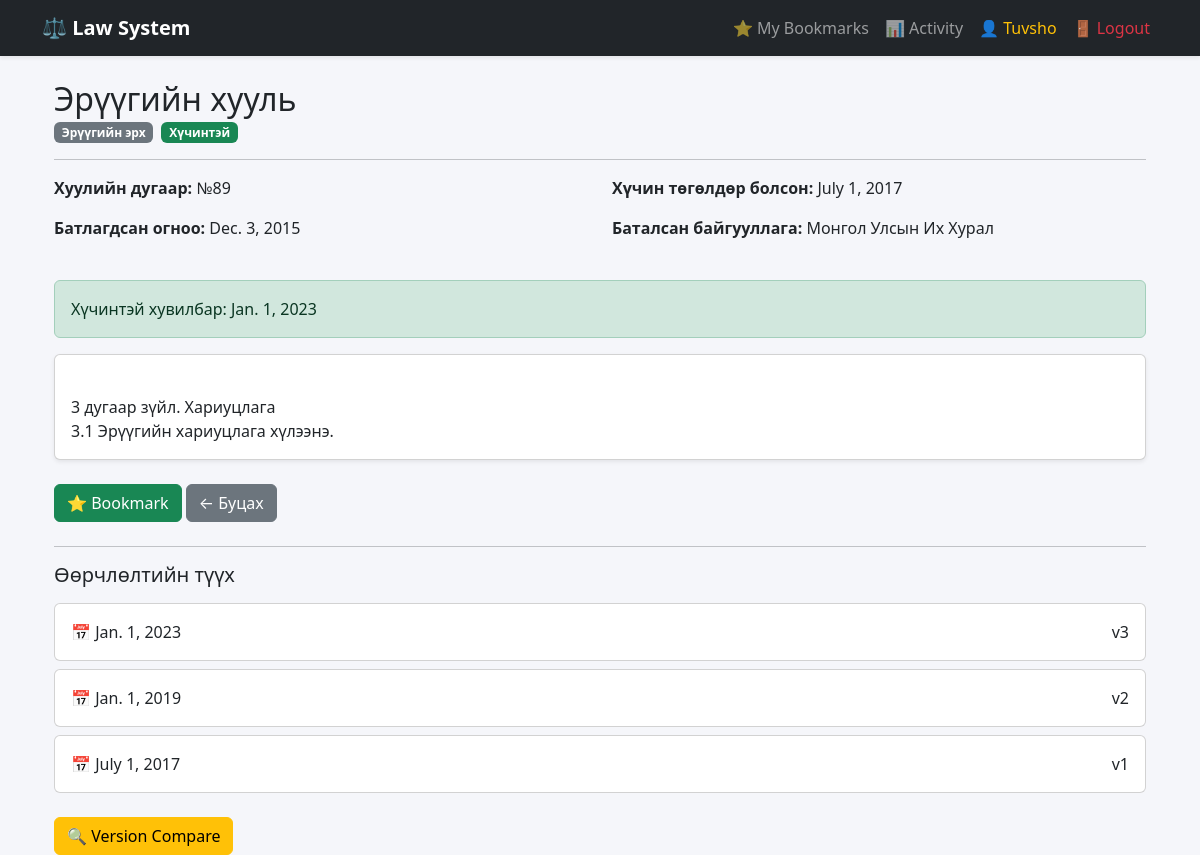
/law/18/ (signed in), run on the app's committed database.
### laws/models.py (models this page shows, shortened)
class Law(models.Model):
    STATUS_CHOICES = [
        ("active", "Хүчинтэй"),
        ("inactive", "Хүчингүй"),
        ("draft", "Төсөл"),
    ]
    title = models.CharField(max_length=300)
    category = models.CharField(max_length=200)
    law_number = models.CharField(
        max_length=50,
        blank=True,
        null=True,
        verbose_name="Хуулийн дугаар"
    )
    approved_date = models.DateField(
        blank=True,
        null=True,
        verbose_name="Батлагдсан огноо"
    )
    effective_date = models.DateField(
        blank=True,
        null=True,
        verbose_name="Хүчин төгөлдөр болсон огноо"
    )
    issued_by = models.CharField(
        max_length=200,
        blank=True,
        null=True,
        verbose_name="Баталсан байгууллага"
    )
    status = models.CharField(
        max_length=20,
        choices=STATUS_CHOICES,
        default="active"
    )
    summary = models.TextField(
        blank=True,
        null=True,
        verbose_name="Товч тайлбар"
    )
    pdf_file = models.FileField(
        upload_to="law_pdfs/",
        blank=True,
        null=True
    )
    created_at = models.DateTimeField(auto_now_add=True)

class LawVersion(models.Model):
    law = models.ForeignKey(
        Law,
        on_delete=models.CASCADE,
        related_name="versions"
    )
    version_number = models.IntegerField(default=1)
    content = models.TextField()
    effective_date = models.DateField()

### laws/views.py (the view)
# urls.py: path("law/<int:id>/", views.law_detail, name="law_detail"),
def law_detail(request, id):
    law = get_object_or_404(Law, id=id)
    current_version = law.versions.order_by("-effective_date").first()
    context = {
        "law": law,
        "current_version": current_version,
        "versions": law.versions.order_by("-effective_date"),
        "is_editor": request.user.groups.filter(name="Editor").exists()
    }
    return render(request, "laws/law_detail.html", context)

### laws/templates/laws/law_detail.html (shortened to what this page needs)
{% extends "base.html" %}
{% block content %}
<div class="container mt-4">
    <div class="mb-3">
        <h2 class="mb-1">{{ law.title }}</h2>
        <div class="d-flex gap-2 align-items-center flex-wrap">
            <span class="badge bg-secondary">
                {{ law.category }}
            </span>
            {% if law.status == "active" %}
                <span class="badge bg-success">Хүчинтэй</span>
            {% elif law.status == "inactive" %}
                <span class="badge bg-danger">Хүчингүй</span>
            {% else %}
                <span class="badge bg-warning text-dark">Төсөл</span>
            {% endif %}
        </div>
    </div>
    <hr>
    <div class="row mb-4">
        <div class="col-md-6">
            <p><strong>Хуулийн дугаар:</strong> {{ law.law_number }}</p>
            <p><strong>Батлагдсан огноо:</strong> {{ law.approved_date }}</p>
        </div>
        <div class="col-md-6">
            <p><strong>Хүчин төгөлдөр болсон:</strong> {{ law.effective_date }}</p>
            <p><strong>Баталсан байгууллага:</strong> {{ law.issued_by }}</p>
        </div>
    </div>
    {% if current_version %}
        <div class="alert alert-success">
            Хүчинтэй хувилбар: {{ current_version.effective_date }}
        </div>
        <div class="card shadow-sm mb-4">
            <div class="card-body" style="white-space: pre-line;">
                {{ current_version.content }}
            </div>
        </div>
    {% else %}
        <div class="alert alert-warning">
            Version олдсонгүй.
        </div>
    {% endif %}
    <div class="mb-4">
        <a href="{% url 'add_bookmark' law.id %}"
           class="btn btn-success">
            ⭐ Bookmark
        </a>
        <a href="{% url 'law_list' %}"
           class="btn btn-secondary">
            ← Буцах
        </a>
    </div>
    <hr>
    <h5 class="mb-3">Өөрчлөлтийн түүх</h5>
    {% for version in versions %}
        <div class="card mb-2">
            <div class="card-body d-flex justify-content-between align-items-center">
                <div>
                    📅 {{ version.effective_date }}
                </div>
                <div>
                    v{{ version.version_number }}
                </div>
            </div>
        </div>
    {% empty %}
        <div class="alert alert-warning">
            Version бүртгэгдээгүй байна.
        </div>
    {% endfor %}
    <a href="{% url 'compare_versions' law.id %}"
       class="btn btn-warning mt-3">
        🔍 Version Compare
    </a>
</div>
{% endblock %}

### laws/templates/base.html (shortened to what this page needs)
<!DOCTYPE html>
<html lang="mn">
<head>
    <link href="https://cdn.jsdelivr.net/npm/bootstrap@5.3.2/dist/css/bootstrap.min.css"
          rel="stylesheet">
</head>
<body>
<nav class="navbar navbar-expand-lg navbar-dark bg-dark shadow-sm">
    <div class="container">
        <a class="navbar-brand" href="{% url 'law_list' %}">
            ⚖ Law System
        </a>
        <div class="collapse navbar-collapse" id="navbarNav">
            <ul class="navbar-nav ms-auto">
                {% if user.is_authenticated %}
                    <li class="nav-item">
                        <a class="nav-link"
                           href="{% url 'my_bookmarks' %}">
                            ⭐ My Bookmarks
                        </a>
                    </li>
                    <li class="nav-item">
                        <a class="nav-link"
                           href="{% url 'activity_logs' %}">
                            📊 Activity
                        </a>
                    </li>
                    <li class="nav-item">
                        <span class="nav-link text-warning">
                            👤 {{ user.username }}
                        </span>
                    </li>
                    <li class="nav-item">
                      <form action="{% url 'logout' %}" method="POST">
                        <button type="submit" class="nav-link btn btn-link text-danger">
                          🚪 Logout
                        </button>
                      </form>
                    </li>
                {% endif %}
            </ul>
        </div>
    </div>
</nav>
<div class="container mt-4">
    {% block content %}
    {% endblock %}
</div>
</body>
</html>

### laws/templates/base.html (style rules this page uses)
body { background-color: #f5f6fa; }
.navbar-brand { font-weight: 600; }

### data on the page
Law: title "Эрүүгийн хууль", category "Эрүүгийн эрх", law_number "№89", approved_date "Dec. 3, 2015", effective_date "July 1, 2017", issued_by "Монгол Улсын Их Хурал"
LawVersion: effective_date "Jan. 1, 2023", content "3 дугаар зүйл. Хариуцлага 3.1 Эрүүгийн хариуцлага хүлээнэ.", version_number "3"
LawVersion: effective_date "Jan. 1, 2019", version_number "2"
LawVersion: effective_date "July 1, 2017", version_number "1"

### other printed values
{{ user.username }} "Tuvsho"
